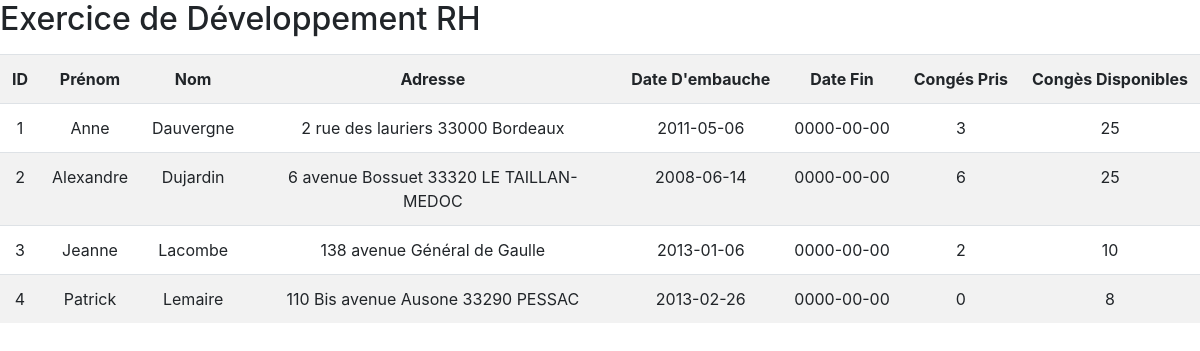
/V1/Version1.php, run on the app's committed database.
### tables this page shows
CREATE TABLE IF NOT EXISTS `salaries` (
  `id` int(10) unsigned NOT NULL AUTO_INCREMENT,
  `firstName` varchar(30) NOT NULL,
  `lastName` varchar(30) NOT NULL,
  `address` varchar(200) NOT NULL,
  `dateBegin` date NOT NULL,
  `dateEnd` date NOT NULL,
  PRIMARY KEY (`id`)
);

CREATE TABLE IF NOT EXISTS `conges` (
  `salaries_id` int(10) unsigned NOT NULL,
  `acquis` tinyint(4) NOT NULL COMMENT 'Nombre de jour de congés disponible pour l''année en cours',
  `pris` tinyint(4) NOT NULL COMMENT 'Nombre de jour de congés pris sur l''année en cours',
  UNIQUE KEY `salaries_id` (`salaries_id`)
);

### V1/Version1.php (the view, shortened to what this page needs)
<!DOCTYPE html>
<html lang="fr">
<head>
    <link rel="stylesheet" href="https://maxcdn.bootstrapcdn.com/bootstrap/4.0.0/css/bootstrap.min.css">
</head>
<body>
<form>
  <h2 class="form-group">Exercice de Développement RH</h2>
  <div class="form-group">
   <table class='table table-striped'>
        <tr align="center">
            <th>ID</th>
            <th>Prénom</th>
            <th>Nom</th>
            <th>Adresse</th>
            <th>Date D'embauche</th>
            <th>Date Fin</th>
            <th>Congés Pris</th>
            <th>Congès Disponibles</th>
        </tr>
    <?php
    $PARAM_hote='localhost';
    $PARAM_port='3306';
    $PARAM_nom_bd='exorh';
    $PARAM_utilisateur='root';
    $PARAM_mot_passe='';
    try{
        $bdd = new PDO
        ('mysql:host='.$PARAM_hote.';port='.$PARAM_port.';dbname='.$PARAM_nom_bd, $PARAM_utilisateur, $PARAM_mot_passe,array
        (PDO::ATTR_ERRMODE => PDO::ERRMODE_EXCEPTION));
    }
    catch (Exception $e){
        die(header('Location: '. dirname(__DIR__).'/erreur.php?erreur=503'));
    }
    $resultat = $bdd->query('SELECT id, firstName, lastName, address, dateBegin, dateEnd, pris, acquis   FROM salaries INNER JOIN conges WHERE salaries.id = conges.salaries_id');
    $salaries = $resultat->fetchAll(PDO::FETCH_ASSOC);
    foreach($salaries as $salarie){
        echo "<tr>";
            foreach($salarie as $cle=>$data){
                echo "<td align='center'>$data</td>";
            }
        echo "</tr>";
    }
    ?>
    </table>
  </div>
</form>
</body>
</html>

### data on the page
salaries: id "1", firstName "Anne", lastName "Dauvergne", address "2 rue des lauriers 33000 Bordeaux", dateBegin "2011-05-06", dateEnd "0000-00-00", conges.pris "3", conges.acquis "25"
salaries: id "2", firstName "Alexandre", lastName "Dujardin", address "6 avenue Bossuet 33320 LE TAILLAN-MEDOC", dateBegin "2008-06-14", dateEnd "0000-00-00", conges.pris "6", conges.acquis "25"
salaries: id "3", firstName "Jeanne", lastName "Lacombe", address "138 avenue Général de Gaulle", dateBegin "2013-01-06", dateEnd "0000-00-00", conges.pris "2", conges.acquis "10"
salaries: id "4", firstName "Patrick", lastName "Lemaire", address "110 Bis avenue Ausone 33290 PESSAC", dateBegin "2013-02-26", dateEnd "0000-00-00", conges.pris "0", conges.acquis "8"
